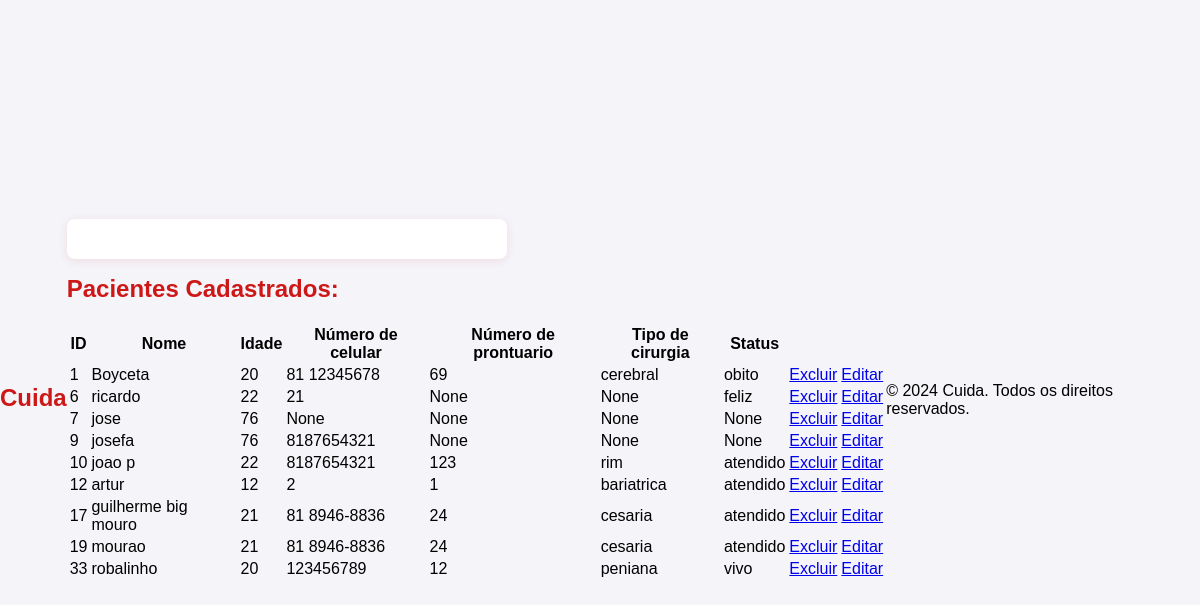
The app's page /pacientes/, older data.
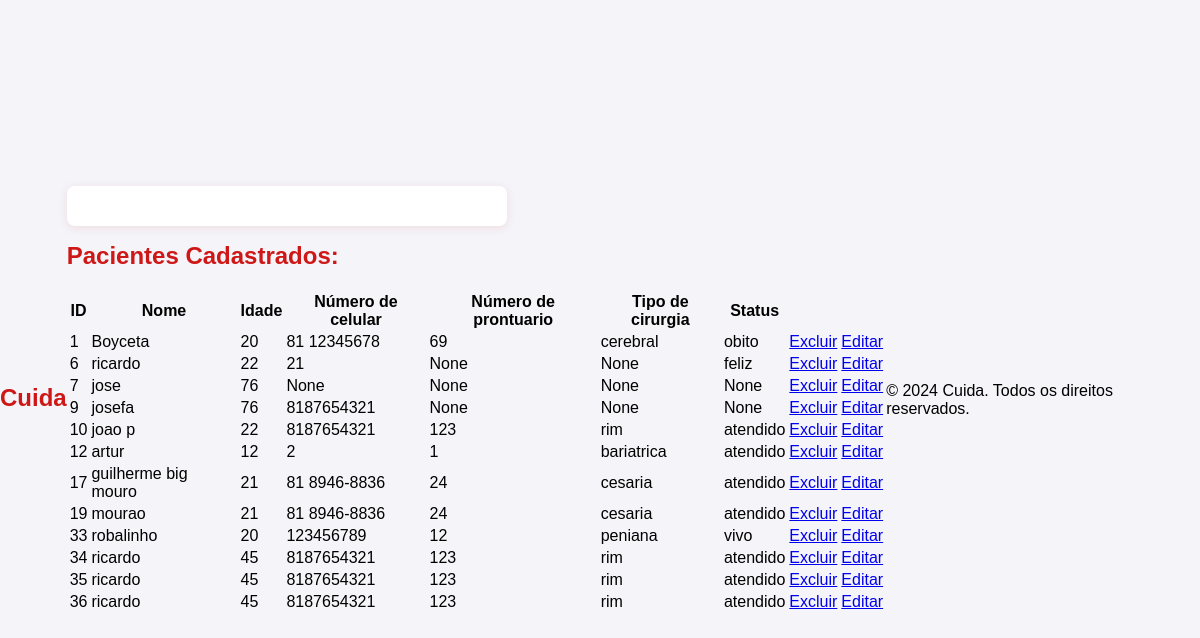
The same page, newer data.
### app_cuida/models.py (models this page shows, shortened)
class Paciente(models.Model):
    id_paciente = models.AutoField(primary_key=True)
    nome = models.CharField(max_length=25, null=True, blank=True)
    idade = models.IntegerField(null=True, blank=True)
    numero_celular = models.CharField(max_length=15, null=True, blank=True)
    numero_prontuario = models.CharField(max_length=15, null=True, blank=True)
    tipo_cirurgia = models.CharField(max_length=15, null=True, blank=True)
    status = models.CharField(max_length=15, null=True, blank=True)

### app_cuida/views.py (the view, shortened to what this page needs)
# urls.py: path('pacientes/', views.pacientes, name='listagem_pacientes'),
def pacientes(request):
    context = {
        'form': PacienteForm(),
        'pacientes': Paciente.objects.all(),
    }
    return render(request, 'cadastro/pacientes.html', context)

### app_cuida/templates/cadastro/pacientes.html (shortened to what this page needs)
{% extends 'base.html' %}
{% block content %}
<div class="container"></div>
<h1>Pacientes Cadastrados:</h1>
    <table class=" table table-bordered table-striped">
        <tr>
            <th>ID</th>
            <th>Nome</th>
            <th>Idade</th>
            <th>Número de celular</th>
            <th>Número de prontuario</th>
            <th>Tipo de cirurgia</th>
            <th>Status</th>
        </tr>
        {% for paciente in pacientes %}
        <tr>
            <td>{{paciente.id_paciente}}</td>
            <td>{{paciente.nome}}</td>
            <td>{{paciente.idade}}</td>
            <td>{{paciente.numero_celular}}</td>
            <td>{{paciente.numero_prontuario}}</td>
            <td>{{paciente.tipo_cirurgia}}</td>
            <td>{{paciente.status}}</td>
            <td>
                <a href="{% url 'delete_paciente' paciente.id_paciente %}">Excluir</a>
            </td>
            <td> <a href={% url 'update_paciente' paciente.id_paciente %}>Editar</a></td>
        </tr>
        {% endfor %}
    </table>
{% endblock %}

Row changes from the older to the newer data that the page shows:
added Paciente: id_paciente "34", nome "ricardo", idade "45", numero_celular "8187654321", numero_prontuario "123", tipo_cirurgia "rim", status "atendido"
added Paciente: id_paciente "35", nome "ricardo", idade "45", numero_celular "8187654321", numero_prontuario "123", tipo_cirurgia "rim", status "atendido"
added Paciente: id_paciente "36", nome "ricardo", idade "45", numero_celular "8187654321", numero_prontuario "123", tipo_cirurgia "rim", status "atendido"
